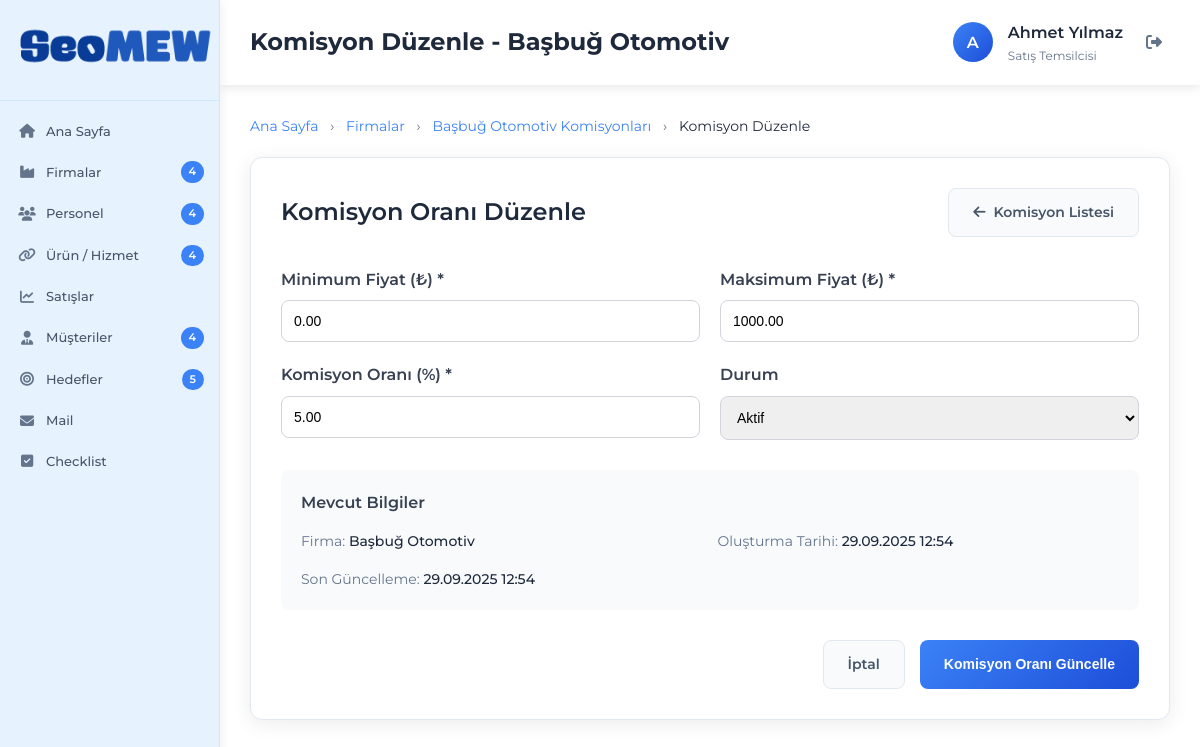
The app's page /komisyon-duzenle.php?komisyon_id=1 (signed in) with its own data.
### tables this page shows
CREATE TABLE IF NOT EXISTS firmalar (
    id INT AUTO_INCREMENT PRIMARY KEY,
    firma_adi VARCHAR(255) NOT NULL,
    durum ENUM('aktif', 'pasif') DEFAULT 'aktif',
    son_guncelleme TIMESTAMP DEFAULT CURRENT_TIMESTAMP ON UPDATE CURRENT_TIMESTAMP,
    olusturma_tarihi TIMESTAMP DEFAULT CURRENT_TIMESTAMP
);

CREATE TABLE IF NOT EXISTS firma_komisyon (
    id INT AUTO_INCREMENT PRIMARY KEY,
    firma_id INT NOT NULL,
    min_fiyat DECIMAL(10,2) NOT NULL,
    max_fiyat DECIMAL(10,2) NOT NULL,
    komisyon_orani DECIMAL(5,2) NOT NULL,
    durum ENUM('aktif', 'pasif') DEFAULT 'aktif',
    olusturma_tarihi TIMESTAMP DEFAULT CURRENT_TIMESTAMP,
    son_guncelleme TIMESTAMP DEFAULT CURRENT_TIMESTAMP ON UPDATE CURRENT_TIMESTAMP,
    FOREIGN KEY (firma_id) REFERENCES firmalar(id) ON DELETE CASCADE
);

### config/database.php (called while the page is built, shortened)
<?php
class Database {
    private $connection;
    private static $instance = null;
    private function __construct() {
        try {
            $dsn = "mysql:host=" . DB_HOST . ";dbname=" . DB_NAME . ";charset=" . DB_CHARSET;
            $this->connection = new PDO($dsn, DB_USER, DB_PASS, [
                PDO::ATTR_ERRMODE => PDO::ERRMODE_EXCEPTION,
                PDO::ATTR_DEFAULT_FETCH_MODE => PDO::FETCH_ASSOC,
                PDO::ATTR_EMULATE_PREPARES => false,
            ]);
            $this->connection->exec("SET NAMES utf8mb4 COLLATE utf8mb4_unicode_ci");
            $this->connection->exec("SET CHARACTER SET utf8mb4");
        } catch (PDOException $e) {
            die("Veritabanı bağlantı hatası: " . $e->getMessage());
        }
    }
    public static function getInstance() {
        if (self::$instance === null) {
            self::$instance = new self();
        }
        return self::$instance;
    }
    public function select($table, $where = [], $orderBy = null, $limit = null) {
        $sql = "SELECT * FROM $table";
        $params = [];
        if (!empty($where)) {
            $conditions = [];
            foreach ($where as $key => $value) {
                $conditions[] = "$key = :$key";
                $params[$key] = $value;
            }
            $sql .= " WHERE " . implode(' AND ', $conditions);
        }
        $stmt = $this->connection->prepare($sql);
        $stmt->execute($params);
        return $stmt->fetchAll();
    }
    public function query($sql, $params = []) {
        $stmt = $this->connection->prepare($sql);
        $stmt->execute($params);
        return $stmt->fetchAll();
    }
}
$db = Database::getInstance();
function getStats() {
    global $db;
    $stats = [
        'firmalar' => $db->query("SELECT COUNT(*) as count FROM firmalar WHERE durum = 'aktif'")[0]['count'],
        'personel' => $db->query("SELECT COUNT(*) as count FROM personel WHERE durum = 'aktif'")[0]['count'],
        'urun_hizmet' => $db->query("SELECT COUNT(*) as count FROM urun_hizmet WHERE durum = 'aktif'")[0]['count'],
        'satislar' => $db->query("SELECT COUNT(*) as count FROM satislar")[0]['count'],
        'musteriler' => $db->query("SELECT COUNT(*) as count FROM musteriler WHERE durum = 'aktif'")[0]['count'],
        'hedefler' => $db->query("SELECT COUNT(*) as count FROM hedefler WHERE durum = 'aktif'")[0]['count']
    ];
    return $stats;
}
?>

### komisyon-duzenle.php (the view, shortened to what this page needs)
<?php
require_once 'config/database.php';
$stats = getStats();
$komisyon_id = (int)$_GET['komisyon_id'];
$komisyon = $db->select('firma_komisyon', ['id' => $komisyon_id]);
$komisyon = $komisyon[0];
$firma = $db->select('firmalar', ['id' => $komisyon['firma_id']]);
$firma = $firma[0];
?>
<!DOCTYPE html>
<html lang="tr">
<head>
    <link href="https://cdnjs.cloudflare.com/ajax/libs/font-awesome/6.4.0/css/all.min.css" rel="stylesheet">
    <link href="style.css" rel="stylesheet">
</head>
<body>
    <div class="container">
        <div class="sidebar" id="sidebar">
            <div class="sidebar-header">
                <img src="seomew-logo.png" alt="SyncMEW Logo" style="height: 52px; margin-bottom: 0;">
            </div>
            <nav class="sidebar-nav">
                <a href="index.php" class="nav-item">
                    <i class="fas fa-home nav-icon"></i>
                    <span class="nav-text">Ana Sayfa</span>
                </a>
                <a href="firmalar.php" class="nav-item">
                    <i class="fas fa-industry nav-icon"></i>
                    <span class="nav-text">Firmalar</span>
                    <span class="nav-badge"><?php echo $stats['firmalar']; ?></span>
                </a>
                <a href="personel.php" class="nav-item">
                    <i class="fas fa-users nav-icon"></i>
                    <span class="nav-text">Personel</span>
                    <span class="nav-badge"><?php echo $stats['personel']; ?></span>
                </a>
                <a href="urun-hizmet.php" class="nav-item">
                    <i class="fas fa-link nav-icon"></i>
                    <span class="nav-text">Ürün / Hizmet</span>
                    <span class="nav-badge"><?php echo $stats['urun_hizmet']; ?></span>
                </a>
                <a href="satislar.php" class="nav-item">
                    <i class="fas fa-chart-line nav-icon"></i>
                    <span class="nav-text">Satışlar</span>
                </a>
                <a href="musteriler.php" class="nav-item">
                    <i class="fas fa-user-tie nav-icon"></i>
                    <span class="nav-text">Müşteriler</span>
                    <span class="nav-badge"><?php echo $stats['musteriler']; ?></span>
                </a>
                <a href="hedefler.php" class="nav-item">
                    <i class="fas fa-bullseye nav-icon"></i>
                    <span class="nav-text">Hedefler</span>
                    <span class="nav-badge"><?php echo $stats['hedefler']; ?></span>
                </a>
                <a href="mail.php" class="nav-item">
                    <i class="fas fa-envelope nav-icon"></i>
                    <span class="nav-text">Mail</span>
                </a>
                <a href="checklist.php" class="nav-item">
                    <i class="fas fa-check-square nav-icon"></i>
                    <span class="nav-text">Checklist</span>
                </a>
            </nav>
        </div>
        <div class="main-content">
            <?php
            $page_title = 'Komisyon Düzenle - ' . htmlspecialchars($firma['firma_adi']);
            include 'includes/header.php';
            ?>
            <div class="content-area">
                <div style="margin-bottom: 20px;">
                    <nav style="font-size: 14px; color: #64748b;">
                        <a href="index.php" style="color: #3b82f6; text-decoration: none;">Ana Sayfa</a>
                        <span style="margin: 0 8px;">›</span>
                        <a href="firmalar.php" style="color: #3b82f6; text-decoration: none;">Firmalar</a>
                        <span style="margin: 0 8px;">›</span>
                        <a href="firma-komisyon.php?firma_id=<?php echo $firma['id']; ?>" style="color: #3b82f6; text-decoration: none;"><?php echo htmlspecialchars($firma['firma_adi']); ?> Komisyonları</a>
                        <span style="margin: 0 8px;">›</span>
                        <span style="color: #1e293b;">Komisyon Düzenle</span>
                    </nav>
                </div>
                <div style="background: white; border-radius: 12px; padding: 30px; box-shadow: 0 4px 20px rgba(0, 0, 0, 0.08); border: 1px solid #e2e8f0; margin-bottom: 30px;">
                    <div style="display: flex; justify-content: space-between; align-items: center; margin-bottom: 30px;">
                        <h2 style="font-size: 24px; font-weight: 600; color: #1e293b;">Komisyon Oranı Düzenle</h2>
                        <a href="firma-komisyon.php?firma_id=<?php echo $firma['id']; ?>" class="btn btn-secondary">
                            <i class="fas fa-arrow-left"></i>
                            Komisyon Listesi
                        </a>
                    </div>
                    <form method="POST" action="komisyon-duzenle.php?komisyon_id=<?php echo $komisyon_id; ?>">
                        <div style="display: grid; grid-template-columns: 1fr 1fr; gap: 20px; margin-bottom: 20px;">
                            <div>
                                <label style="display: block; margin-bottom: 8px; font-weight: 600; color: #374151;">Minimum Fiyat (₺) *</label>
                                <input type="number" name="min_fiyat" step="0.01" min="0" value="<?php echo $komisyon['min_fiyat']; ?>" required
                                       style="width: 100%; padding: 12px; border: 1px solid #d1d5db; border-radius: 8px; font-size: 14px;">
                            </div>
                            <div>
                                <label style="display: block; margin-bottom: 8px; font-weight: 600; color: #374151;">Maksimum Fiyat (₺) *</label>
                                <input type="number" name="max_fiyat" step="0.01" min="0" value="<?php echo $komisyon['max_fiyat']; ?>" required
                                       style="width: 100%; padding: 12px; border: 1px solid #d1d5db; border-radius: 8px; font-size: 14px;">
                            </div>
                        </div>
                        <div style="display: grid; grid-template-columns: 1fr 1fr; gap: 20px; margin-bottom: 30px;">
                            <div>
                                <label style="display: block; margin-bottom: 8px; font-weight: 600; color: #374151;">Komisyon Oranı (%) *</label>
                                <input type="number" name="komisyon_orani" step="0.01" min="0" max="100" value="<?php echo $komisyon['komisyon_orani']; ?>" required
                                       style="width: 100%; padding: 12px; border: 1px solid #d1d5db; border-radius: 8px; font-size: 14px;">
                            </div>
                            <div>
                                <label style="display: block; margin-bottom: 8px; font-weight: 600; color: #374151;">Durum</label>
                                <select name="durum" style="width: 100%; padding: 12px; border: 1px solid #d1d5db; border-radius: 8px; font-size: 14px;">
                                    <option value="aktif" <?php echo $komisyon['durum'] == 'aktif' ? 'selected' : ''; ?>>Aktif</option>
                                </select>
                            </div>
                        </div>
                        <div style="background: #f8fafc; padding: 20px; border-radius: 8px; margin-bottom: 30px;">
                            <h3 style="font-size: 16px; font-weight: 600; color: #374151; margin-bottom: 15px;">Mevcut Bilgiler</h3>
                            <div style="display: grid; grid-template-columns: 1fr 1fr; gap: 15px; font-size: 14px;">
                                <div>
                                    <span style="color: #64748b;">Firma:</span>
                                    <span style="color: #1e293b; font-weight: 500;"><?php echo htmlspecialchars($firma['firma_adi']); ?></span>
                                </div>
                                <div>
                                    <span style="color: #64748b;">Oluşturma Tarihi:</span>
                                    <span style="color: #1e293b; font-weight: 500;"><?php echo date('d.m.Y H:i', strtotime($komisyon['olusturma_tarihi'])); ?></span>
                                </div>
                                <div>
                                    <span style="color: #64748b;">Son Güncelleme:</span>
                                    <span style="color: #1e293b; font-weight: 500;"><?php echo date('d.m.Y H:i', strtotime($komisyon['son_guncelleme'])); ?></span>
                                </div>
                            </div>
                        </div>
                        <div style="display: flex; gap: 15px; justify-content: flex-end;">
                            <a href="firma-komisyon.php?firma_id=<?php echo $firma['id']; ?>" class="btn btn-secondary">İptal</a>
                            <button type="submit" class="btn btn-primary">Komisyon Oranı Güncelle</button>
                        </div>
                    </form>
                </div>
            </div>
        </div>
    </div>
</body>
</html>

### includes/header.php (shortened to what this page needs)
<div class="top-bar">
    <div style="display: flex; align-items: center;">
        <h1 class="page-title"><?php echo $page_title ?? 'Ana Sayfa'; ?></h1>
    </div>
    <div class="user-info">
        <div class="user-avatar">
            <?php
            $ad_soyad = '';
            if (($_SESSION['kullanici_adi'] ?? '') === 'admin') {
                $ad_soyad = 'Uğur İlhan';
            } elseif (($_SESSION['kullanici_adi'] ?? '') === 'seyma') {
                $ad_soyad = 'Şeyma';
            } elseif (($_SESSION['kullanici_adi'] ?? '') === 'mehmet') {
                $ad_soyad = 'Mehmet Kaya';
            } else {
                $ad_soyad = $_SESSION['ad_soyad'] ?? 'Kullanıcı';
            }
            $initials = mb_substr($ad_soyad, 0, 1, 'UTF-8');
            echo strtoupper($initials);
            ?>
        </div>
        <div>
            <div class="user-name">
                <?php
                if (($_SESSION['kullanici_adi'] ?? '') === 'admin') {
                    echo 'Uğur İlhan';
                } elseif (($_SESSION['kullanici_adi'] ?? '') === 'seyma') {
                    echo 'Şeyma';
                } elseif (($_SESSION['kullanici_adi'] ?? '') === 'mehmet') {
                    echo 'Mehmet Kaya';
                } else {
                    echo htmlspecialchars($_SESSION['ad_soyad'] ?? 'Kullanıcı');
                }
                ?>
            </div>
            <div style="font-size: 12px; color: #64748b;">
                <?php echo ($_SESSION['rol'] ?? '') === 'admin' ? 'Sistem Yöneticisi' : 'Satış Temsilcisi'; ?>
            </div>
        </div>
        <a href="logout.php" class="logout-btn" title="Çıkış Yap">
            <i class="fas fa-sign-out-alt"></i>
        </a>
    </div>
</div>

### style.css (style rules this page uses)
* { margin: 0; padding: 0; box-sizing: border-box; }
body { font-family: 'Montserrat', -apple-system, BlinkMacSystemFont, 'Segoe UI', Roboto, sans-serif; background: #ffffff; color: #1e293b; line-height: 1.6; overflow-x: hidden; }
.container { display: flex; min-height: 100vh; }
.sidebar { width: 220px; background: #e6f3ff; color: #1e293b; position: fixed; height: 100vh; left: 0; top: 0; z-index: 1000; box-shadow: 2px 0 10px rgba(0, 0, 0, 0.05); transition: all 0.3s ease; border-right: 1px solid #d1e7ff; overflow-y: auto; }
.sidebar-header { padding: 20px 15px; border-bottom: 1px solid #d1e7ff; text-align: center; }
.sidebar-nav { padding: 10px 0; }
.nav-item { display: flex; align-items: center; padding: 10px 15px; color: #475569; text-decoration: none; transition: all 0.3s ease; position: relative; border-left: 3px solid transparent; }
.nav-icon { font-size: 14px; width: 18px; text-align: center; margin-right: 10px; color: #64748b; }
.nav-text { font-size: 13px; font-weight: 500; }
.nav-badge { background: #3b82f6; color: white; padding: 2px 8px; border-radius: 12px; font-size: 11px; font-weight: 600; margin-left: auto; }
.main-content { flex: 1; margin-left: 220px; padding: 0; min-height: 100vh; }
.top-bar { background: white; padding: 20px 30px; box-shadow: 0 2px 10px rgba(0, 0, 0, 0.1); display: flex; justify-content: space-between; align-items: center; position: sticky; top: 0; z-index: 100; }
.page-title { font-size: 24px; font-weight: 700; color: #1e293b; }
.user-info { display: flex; align-items: center; gap: 15px; }
.user-avatar { width: 40px; height: 40px; background: linear-gradient(135deg, #3b82f6, #1d4ed8); border-radius: 50%; display: flex; align-items: center; justify-content: center; color: white; font-weight: 600; }
.user-name { font-weight: 600; color: #1e293b; }
.content-area { padding: 30px; }
.btn { padding: 12px 24px; border-radius: 8px; text-decoration: none; font-weight: 600; font-size: 14px; transition: all 0.3s ease; border: none; cursor: pointer; display: inline-flex; align-items: center; gap: 8px; }
.btn-primary { background: linear-gradient(135deg, #3b82f6, #1d4ed8); color: white; }
.btn-secondary { background: #f8fafc; color: #475569; border: 1px solid #e2e8f0; }

### includes/header.php (style rules this page uses)
.logout-btn { color: #64748b; text-decoration: none; padding: 8px; border-radius: 6px; transition: all 0.3s; }

### records on screen
firmalar: firma_adi "Komisyon Düzenle - Başbuğ Otomotiv", firma_adi "Başbuğ Otomotiv"
firma_komisyon: min_fiyat "0.00", max_fiyat "1000.00", komisyon_orani "5.00", durum "Aktif", olusturma_tarihi "29.09.2025 12:54", son_guncelleme "29.09.2025 12:54"

### other values on screen
$stats['firmalar'] "4"
$stats['personel'] "4"
$stats['urun_hizmet'] "4"
$stats['musteriler'] "4"
$stats['hedefler'] "5"
$initials "A"
$_SESSION['ad_soyad'] "Ahmet Yılmaz"
